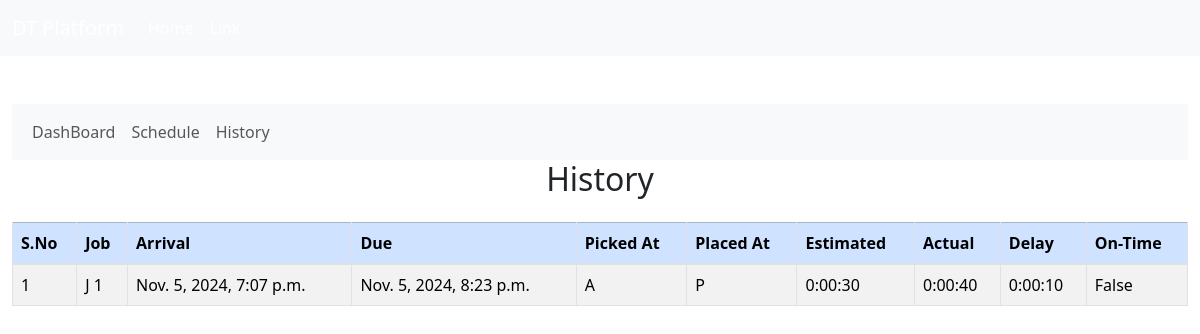
The page /history/ on the database its author committed.
### dashboard/models.py (models this page shows, shortened)
class JobHistory(models.Model):
    job_name = models.CharField(max_length=100)
    arrival = models.DateTimeField()
    due = models.DateTimeField()
    picked_at = models.CharField(max_length=10, default='none')
    placed_at = models.CharField(max_length=10, default='none')
    estimated_time = models.DurationField()
    actual_time = models.DurationField()
    delay = models.DurationField(null=True, blank=True)
    on_time = models.BooleanField(default=True)

### dashboard/views.py (the view)
# urls.py: path('history/', views.history, name='history'),
def history(request):
    jobs = JobHistory.objects.all()
    return render(request, 'dashboard/history.html', {'jobs': jobs})

### templates/dashboard/history.html (shortened to what this page needs)
{%extends 'base.html' %}
{% block head%}
{% load bootstrap5 %}
{% bootstrap_css %}
{% endblock head%}
{% block content %}
<div class="container-fluid my-5">
    <nav class="navbar bg-dark navbar-expand-lg bg-body-tertiary">
        <div class="container-fluid">
            <div class="navbar-nav">
                <a class="nav-link" href="/dashboard" >DashBoard</a>
                <a class="nav-link" href="/schedule" >Schedule</a>
                <a class="nav-link" href="/history" >History</a>
            </div>
        </div>
    </nav>
    <h2 class="text-center mb-4">History</h2>
    <table class="table table-bordered table-striped">
        <thead class="table-primary">
            <tr>
                <th scope="col">S.No</th>
                <th scope="col">Job</th>
                <th scope="col">Arrival</th>
                <th scope="col">Due</th>
                <th scope="col">Picked At</th>
                <th scope="col">Placed At</th>
                <th scope="col">Estimated</th>
                <th scope="col">Actual</th>
                <th scope="col">Delay</th>
                <th scope="col">On-Time</th>
            </tr>
        </thead>
        <tbody>
            {% for job in jobs %}
            <tr>
                <td>{{ forloop.counter }}</td>
                <td>{{ job.job_name }}</td>
                <td>{{ job.arrival }}</td>
                <td>{{ job.due }}</td>
                <td>{{ job.picked_at }}</td>
                <td>{{ job.placed_at }}</td>
                <td>{{ job.estimated_time }}</td>
                <td>{{ job.actual_time }}</td>
                <td>{{ job.delay }}</td>
                <td>{{ job.on_time }}</td>
            </tr>
            {% endfor %}
        </tbody>
    </table>
</div>
{% endblock content %}

### rows shown on the page
JobHistory: job_name "J 1", arrival "Nov. 5, 2024, 7:07 p.m.", due "Nov. 5, 2024, 8:23 p.m.", picked_at "A", placed_at "P", estimated_time "0:00:30", actual_time "0:00:40", delay "0:00:10", on_time "False"
